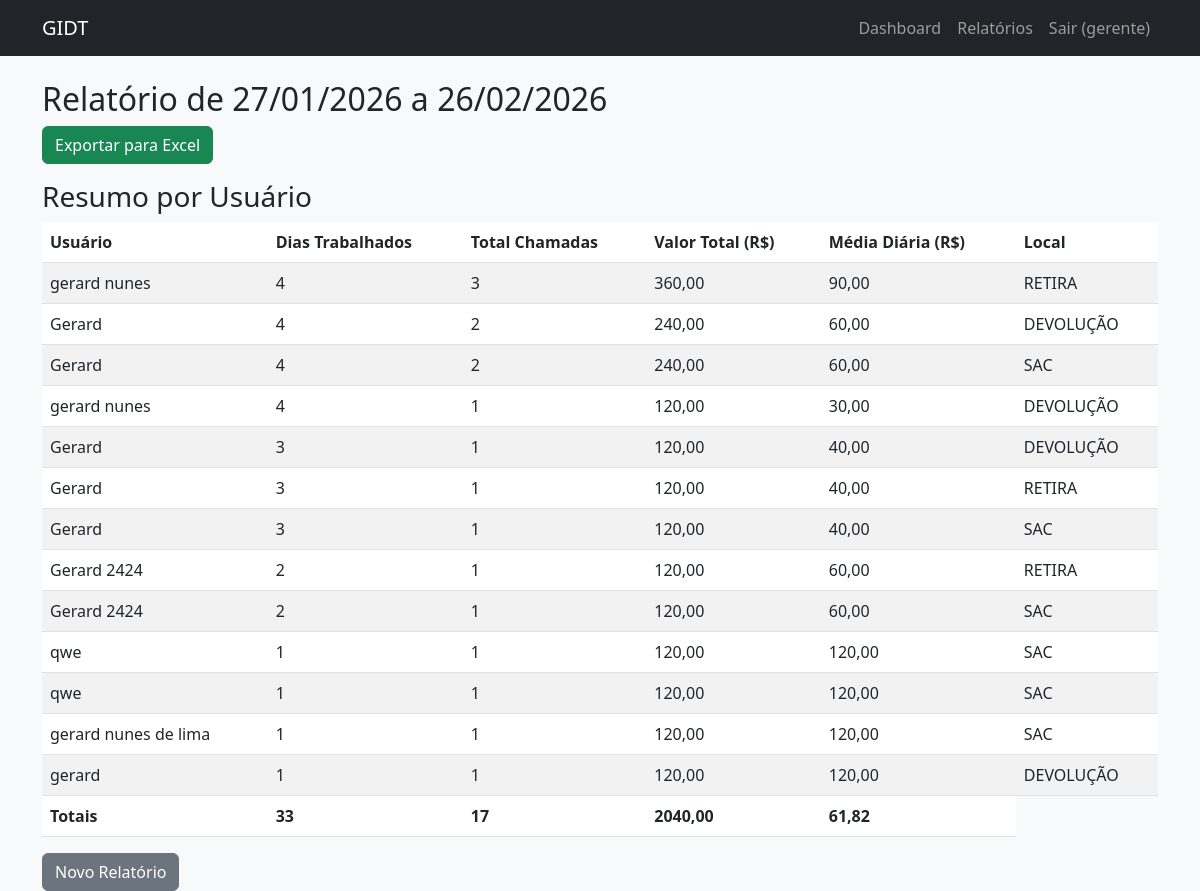
/relatorios/ (signed in), run on the app's committed database.
### gestao/models.py (models this page shows, shortened)
class User(AbstractUser):
    ROLE_CHOICES = (
        ('gestor', 'Gestor'),
        ('gerente', 'Gerente'),
        ('encarregado', 'Encarregado'),
        ('usuario', 'Usuário'),
        ('administrador', 'Administrador'),
    )
    role = models.CharField(max_length=20, choices=ROLE_CHOICES, default='usuario')
    cpf = models.CharField(max_length=14, unique=True, null=True, blank=True)
    telefone = models.CharField(max_length=20, blank=True)
    endereco = models.TextField(blank=True)
    aprovado = models.BooleanField(default=False)  # apenas para usuários
    aprovado_por = models.ForeignKey('self', on_delete=models.SET_NULL, null=True, blank=True, related_name='aprovados')
    aprovado_em = models.DateTimeField(null=True, blank=True)
    pix = models.CharField(max_length=50, blank=True)

class Local(models.Model):
    nome = models.CharField(max_length=50)
    descricao = models.TextField(blank=True)

### gestao/views/Vgerente.py (the view)
# urls.py: path('relatorios/', relatorio, name='relatorio'),
@login_required
@role_required('gerente', 'gestor')
def relatorio(request):
    inicio = request.GET.get('inicio')
    fim = request.GET.get('fim')
    if inicio and fim:
        from datetime import datetime
        inicio = datetime.strptime(inicio, '%Y-%m-%d').date()
        fim = datetime.strptime(fim, '%Y-%m-%d').date()
    else:
        from django.utils import timezone
        fim = timezone.now().date()
        inicio = fim - timedelta(days=30)
    chamadas = Chamada.objects.filter(
        data__range=[inicio, fim],# ajuste conforme seu modelo
    ).select_related('encarregado')
    VALOR_POR_CHAMADA = 120
    chamadas = Chamada.objects.filter(
        data__range=[inicio, fim],
        status='aprovado'  # recomendo filtrar só aprovadas
    ).prefetch_related('presencas__usuario')
    dados_agrupados = chamadas.values(
        'presencas__usuario__id',
        'presencas__usuario__first_name',
        'presencas__usuario__last_name',
        'presencas__local__nome',
    ).annotate(
        total_chamadas=Count('presencas'),
        total_valor=ExpressionWrapper(
            Count('presencas') * VALOR_POR_CHAMADA,
         output_field=DecimalField(max_digits=10, decimal_places=2)
        )
    ).order_by('-total_valor')
    for item in dados_agrupados:
        print(item)
    dados_template = []
    total_dias = 0
    total_chamadas = 0
    total_valor = 0
    for item in dados_agrupados:
        dias_trabalhados = chamadas.filter(
            presencas__usuario__id=item['presencas__usuario__id']
        ).values('data').distinct().count()
        nome_completo = f"{item['presencas__usuario__first_name']} {item['presencas__usuario__last_name']}"
        valor = item['total_valor'] or 0
        media = valor / dias_trabalhados if dias_trabalhados else 0
        dados_template.append({
            'first_name': nome_completo,
            'dias': dias_trabalhados,
            'total_chamadas': item['total_chamadas'],
            'valor': valor,
            'media_diaria': media,
            'local' : item['presencas__local__nome']
        })
        total_dias += dias_trabalhados
        total_chamadas += item['total_chamadas']
        total_valor += valor
    totais = {
        'dias': total_dias,
        'chamadas': total_chamadas,
        'valor': total_valor,
        'media_geral': total_valor / total_dias if total_dias else 0,
    }
    context = {
        'inicio': inicio,
        'fim': fim,
        'dados': dados_template,
        'chamadas_periodo': chamadas.order_by('data'),  # para o detalhamento diário
        'totais': totais,
    }
    return render(request, 'gerente/relatorio_result.html', context)

### templates/gerente/relatorio_result.html
{% extends "base.html" %}
{% block content %}
<h2>Relatório de {{ inicio|date:"d/m/Y" }} a {{ fim|date:"d/m/Y" }}</h2>
<a href="{% url 'exportar_relatorio_excel' %}?inicio={{ inicio|date:'Y-m-d' }}&fim={{ fim|date:'Y-m-d' }}" class="btn btn-success mb-3">
    Exportar para Excel
</a>
<h3>Resumo por Usuário</h3>
<table class="table table-striped">
    <thead>
        <tr>
            <th>Usuário</th>
            <th>Dias Trabalhados</th>
            <th>Total Chamadas</th>
            <th>Valor Total (R$)</th>
            <th>Média Diária (R$)</th>
            <th>Local</th>
        </tr>
    </thead>
    <tbody>
        {% for item in dados %}
        <tr>
            <td>{{ item.first_name }}</td>
            <td>{{ item.dias }}</td>
            <td>{{ item.total_chamadas }}</td>
            <td>{{ item.valor|floatformat:2 }}</td>
            <td>{{ item.media_diaria|floatformat:2 }}</td>
            <td>{{ item.local }}</td>
        </tr>
        {% empty %}
        <tr><td colspan="5">Nenhum dado encontrado no período.</td></tr>
        {% endfor %}
    </tbody>
    <tfoot>
        <tr>
            <th>Totais</th>
            <th>{{ totais.dias }}</th>
            <th>{{ totais.chamadas }}</th>
            <th>{{ totais.valor|floatformat:2 }}</th>
            <th>{{ totais.media_geral|floatformat:2 }}</th>
        </tr>
    </tfoot>
</table>
<a href="{% url 'relatorio' %}" class="btn btn-secondary">Novo Relatório</a>
{% endblock %}

### templates/base.html (shortened to what this page needs)
<!DOCTYPE html>
<html lang="pt-br">
<head>
    <link href="https://cdn.jsdelivr.net/npm/bootstrap@5.3.0/dist/css/bootstrap.min.css" rel="stylesheet">
    <link rel="stylesheet" href="/static/css/style.css">
</head>
<body>
    <nav class="navbar navbar-expand-lg navbar-dark bg-dark">
        <div class="container">
            <a class="navbar-brand" href="{% url 'index' %}">GIDT</a>
            <div class="collapse navbar-collapse" id="navbarNav">
                <ul class="navbar-nav ms-auto">
                    {% if user.is_authenticated %}
                        <li class="nav-item">
                            <a class="nav-link" href="{% url 'dashboard' %}">Dashboard</a>
                        </li>
                        {% if user.role == 'gerente' %}
                            <li class="nav-item"><a class="nav-link" href="{% url 'relatorio' %}">Relatórios</a></li>
                        {% endif %}
                        <li class="nav-item">
                            <a class="nav-link" href="{% url 'logout' %}">Sair ({{ user.first_name|default:user.username }})</a>
                        </li>
                    {% else %}
                        <li class="nav-item"><a class="nav-link" href="{% url 'login' %}">Login</a></li>
                        <li class="nav-item"><a class="nav-link" href="{% url 'register' %}">Registrar</a></li>
                    {% endif %}
                </ul>
            </div>
        </div>
    </nav>
    <main class="container mt-4">
        {% block content %}{% endblock %}
    </main>
</body>
</html>

### static/css/style.css (style rules this page uses)
body { background-color: #f8f9fa; }
.navbar { margin-bottom: 20px; }

### data on the page
User: first_name "gerente"
Local: first_name "gerard nunes", dias "4", total_chamadas "3", valor "360,00", media_diaria "90,00", local "RETIRA", first_name "Gerard", dias "3", total_chamadas "1", valor "120,00", media_diaria "40,00", first_name "Gerard 2424", dias "2", media_diaria "60,00"
Local: first_name "Gerard", dias "4", total_chamadas "2", valor "240,00", media_diaria "60,00", local "DEVOLUÇÃO", first_name "gerard nunes", total_chamadas "1", valor "120,00", media_diaria "30,00", dias "3", media_diaria "40,00", first_name "gerard", dias "1", media_diaria "120,00"
Local: first_name "Gerard", dias "4", total_chamadas "2", valor "240,00", media_diaria "60,00", local "SAC", dias "3", total_chamadas "1", valor "120,00", media_diaria "40,00", first_name "Gerard 2424", dias "2", first_name "qwe", dias "1", media_diaria "120,00", first_name "gerard nunes de lima"

### other printed values
{{ inicio|date:"d/m/Y" }} "27/01/2026"
{{ fim|date:"d/m/Y" }} "26/02/2026"
{{ totais.dias }} "33"
{{ totais.chamadas }} "17"
{{ totais.valor|floatformat:2 }} "2040,00"
{{ totais.media_geral|floatformat:2 }} "61,82"
